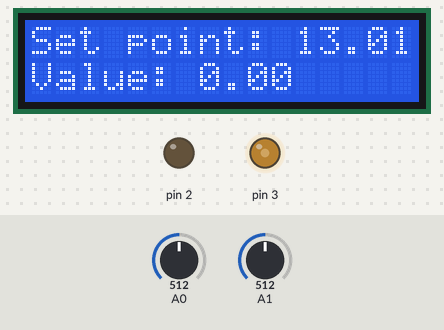
Simulated run of this sketch. Board: Arduino Uno, built with avr-gcc and run on an emulated ATmega328P. Shown: 16×2 character LCD, output pins drawn as LEDs (lit = HIGH). The test bench sets the inputs (shaded band); at power-on: A1 = 512, A0 = 512.

Above: at 1.29 s.
1.3 s: A1 set to 122
At 3.0 s:
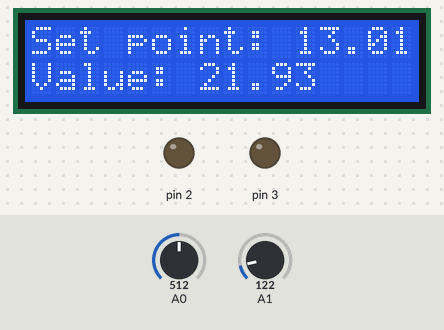
3.1 s: A1 set to 213
At 3.5 s:
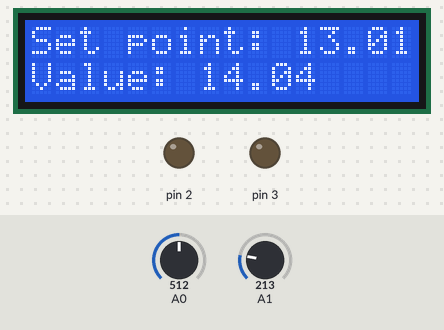
4.7 s: A1 set to 244
At 4.83 s:
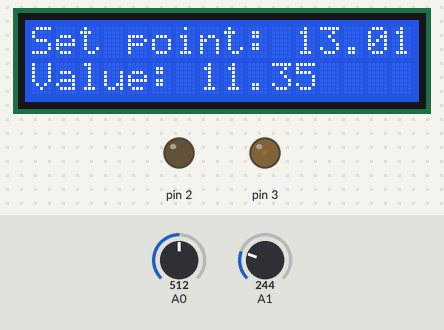
6.2 s: A0 set to 716
At 6.37 s:
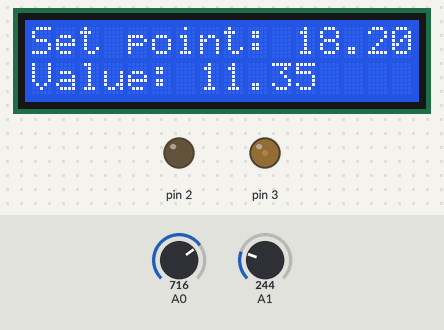
9.2 s: A0 set to 16
At 9.38 s:
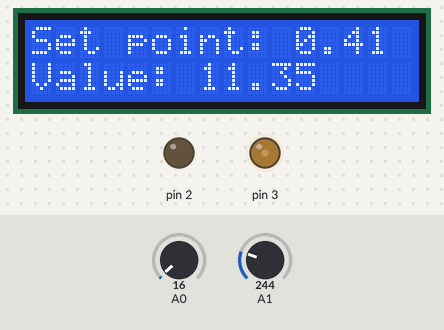
10.7 s: A0 set to 900
At 15.0 s:
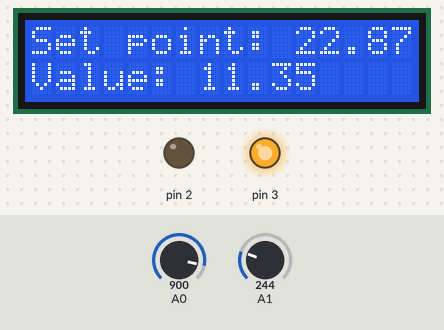
Timing chart, 0 to 16.2 s (numbered marks = the images above; inputs shaded):
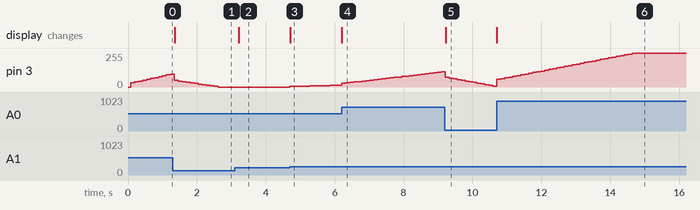

Measured:
- after the input at 1.3 s, the display: changes after 0.06 s (image 1)
- after the input at 3.1 s, the display: changes after 0.11 s (image 2)
- after the input at 4.7 s, pin 3: moves from 0/255 to 14/255 over 1.4 s, starting at once; the display: changes at once (image 3)
- after the input at 6.2 s, the display: changes at once (image 4)
- after the input at 9.2 s, the display: changes at once (image 5)
- after the input at 10.7 s, the display: changes at once (image 6)

The sketch:

code.ino
```cpp
#include <LiquidCrystal_I2C.h>
#include <PID_v1.h>

LiquidCrystal_I2C lcd (0x27, 16, 2);


double output = 0;
double setPoint = 0;
double value = 0;


PID myPID(&value, &output, &setPoint, 2, 5, 0, DIRECT);


void setup() {

  lcd.init();
  lcd.backlight();
  lcd.setCursor(0,0);
  lcd.print("Set point: ");
  lcd.setCursor(0,1);
  lcd.print("Value: ");


  pinMode(2, OUTPUT);
  pinMode(3, OUTPUT);
  digitalWrite(2, 0);
  myPID.SetMode(AUTOMATIC);
}

void loop() {
  setPoint = analogRead(A0) *26.0/1023.0;
  double a = -(analogRead(A1)-375)*26.0/300.0;
  if (a >26) {
    value = 26;
  } else if (a < 0) {
    value = 0;
  } else {
    value = a;
  }

  /*if (setPoint>value) {
    analogWrite(3, 255);
  } else {
    analogWrite(3, 0);
  }*/

  myPID.Compute();

  analogWrite(3, output);


  lcd.setCursor(11, 0);
  lcd.print(setPoint);
  lcd.print("  ");
  lcd.setCursor(7, 1);
  lcd.print(value);
  lcd.print("  ");
  delay(100);
}
```
